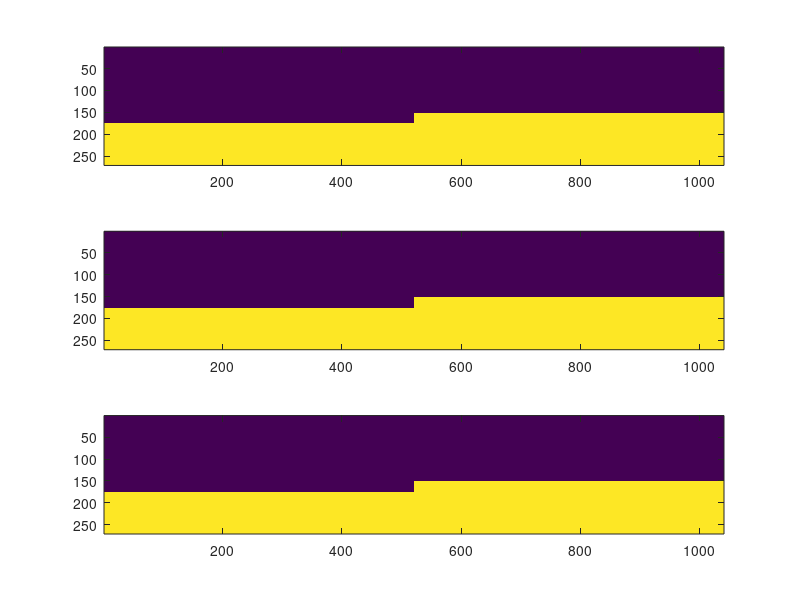

MATLAB code for this plot: (Note: this script raises an error after producing the figure.)
clear;
clc;

npml = 20;
X = 200.e3;
Z = 50.e3;

dx = 200;
dz = 200;


nx = round(X/dx)+1 + 2*npml;
nz = round(Z/dz)+1 + npml;

rho = zeros(nz,nx);
vp  = zeros(nz,nx);
vs  = zeros(nz,nx);

% rho1 = 2700.0; Vp1 = 6000.0; Vs1 = 3200.0;
% rho2 = 3300.0; Vp2 = 8000.0; Vs2 = 4480.0;
% rho1 = 2700.0; Vp1 = 6100.0; Vs1 = 3490.0;
% rho2 = 3300.0; Vp2 = 8000.0; Vs2 = 4480.0;
% rho1 = 2700.0; Vp1 = 6000.0; Vs1 = 3450.0;
% rho2 = 3300.0; Vp2 = 8000.0; Vs2 = 4480.0;
rho1 = 2700.0; Vp1 = 6000.0; Vs1 = 3450.0;
rho2 = 3300.0; Vp2 = 8000.0; Vs2 = 4450.0;


h = 35.e3;
ih = round(h/dz);


rho(:,:) = rho1;
vp(:,:)  = Vp1;
vs(:,:)  = Vs1;

nx0 = fix(nx/2);
rho(ih+1:end,1:nx0) = rho2;
vp(ih+1:end,1:nx0)  = Vp2;
vs(ih+1:end,1:nx0)  = Vs2;
% rho(ih+1:end,nx-npml+1:nx) = rho2;
% vp(ih+1:end,nx-npml+1:nx)  = Vp2;
% vs(ih+1:end,nx-npml+1:nx)  = Vs2;

ih = round(30.e3/dz);
rho(ih+1:end,nx0+1:nx) = rho2;
vp(ih+1:end,nx0+1:nx)  = Vp2;
vs(ih+1:end,nx0+1:nx)  = Vs2;
% rho(ih+1:end,nx0+1:nx-npml) = rho2;
% vp(ih+1:end,nx0+1:nx-npml)  = Vp2;
% vs(ih+1:end,nx0+1:nx-npml)  = Vs2;


figure(1);
subplot(3,1,1);
imagesc(rho);
subplot(3,1,2);
imagesc(vp);
subplot(3,1,3);
imagesc(vs);


writesu('rho_model.su', rho, dz, 1);
writesu('vp_model.su', vp, dz, 1);
writesu('vs_model.su', vs, dz, 1);